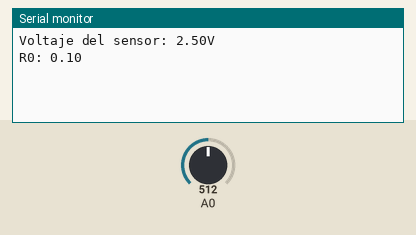
The sketch below on a simulated Arduino Uno, built with avr-gcc and run on an emulated ATmega328P. Parts: the last lines printed to the serial monitor. Inputs (shaded band) come from the test bench; at power-on: A0 = 512.

Above: at 1.2 s.
1.3 s: A0 set to 0
At 4.0 s:
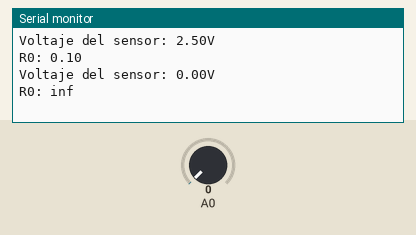
4.3 s: A0 set to 110
At 6.3 s:
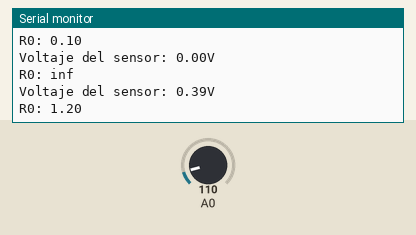
Timing chart, 0 to 7.8 s (numbered marks = the images above; inputs shaded):
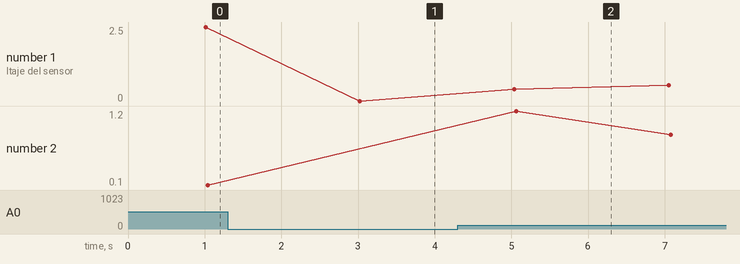

The sketch:

calibraciondemq135.ino
```cpp
void setup() {
  Serial.begin(9600);

}
//medir el aire limpio en donde estamos
void loop() {
  float sensor_voltaje;
  float RS_aire; //Valor de RS en aire limpio
  float R0;
  float sensorValor=0.0;

  //Promedio del valor
  for(int i = 0 ; i < 100 ; i++){
    sensorValor = sensorValor + analogRead(A0);
    delay(10);
  }
  sensorValor = sensorValor/100.0;

  sensor_voltaje =  sensorValor/1024*5.0;
  RS_aire = (5.0-sensor_voltaje)/sensor_voltaje;
  R0 = RS_aire/9.8;

  Serial.print("Voltaje del sensor: ");
  Serial.print(sensor_voltaje);
  Serial.println("V");

  Serial.print("R0: ");
  Serial.println(R0);
  delay(1000);
  //R0=1.41
}
```

Measured:
- after the input at 1.3 s, the serial monitor: prints a new line after 1.7 s (image 1)
- after the input at 4.3 s, the serial monitor: prints a new line after 0.74 s (image 2)
- plotted number 1: 0 → 0.54 after the input at 4.3 s
- plotted number 2: 0.1 → 0.85 after the input at 4.3 s
